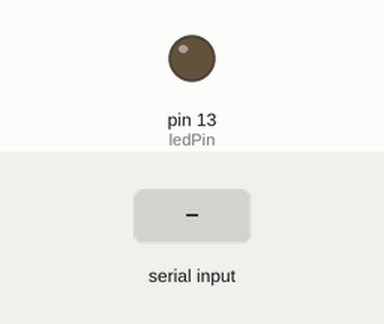
This sketch was run on a simulated Arduino Uno, built with avr-gcc and run on an emulated ATmega328P. Shown: output pins drawn as LEDs (lit = HIGH). The inputs (shaded band) are chosen by the test bench.

Above: at 1.2 s.
1.3 s: "Y" received over Serial
At 2.0 s:
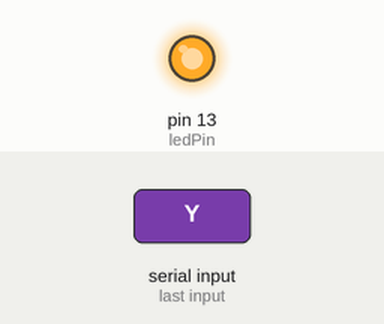
2.8 s: "N" received over Serial
At 3.1 s:
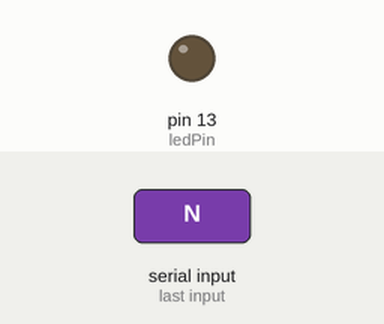
Timing chart, 0 to 5.8 s (numbered marks = the images above; inputs shaded):
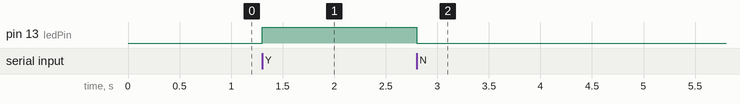

The sketch:

telegram.ino
```cpp
int ledPin = 13;
unsigned int data;

void setup() {
Serial.begin(9600);
pinMode(ledPin,OUTPUT);
}


void loop() {
  if (Serial.available() > 0) {
   data = Serial.read();
   if(data == 'Y') digitalWrite(ledPin,HIGH);
   if(data == 'N') digitalWrite(ledPin,LOW);
  }


}
```

Measured:
- after the input at 1.3 s, pin 13 (ledPin): LOW → HIGH at once
- after the input at 2.8 s, pin 13 (ledPin): HIGH → LOW at once
